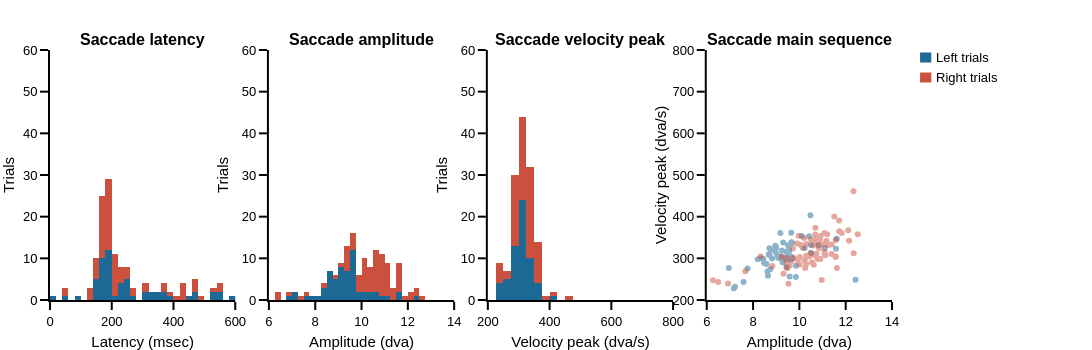

Here is the notebook cell this chart was saved with:
### Markdown cell above
#### Saccade parameter graph

### Code cell
# figure specific settings
subplot_titles = ('<b>Saccade latency<b>', '<b>Saccade amplitude<b>', '<b>Saccade velocity peak<b>', '<b>Saccade main sequence<b>')

# subplot settings
rows, cols = 1, 4
leg_mergin = 200
fig_height, fig_width = 350, 350 * 4 + leg_mergin
column_widths, row_heights = [1,1,1,1],[1]
sb_specs = [[{},{},{},{}]]
fig = make_subplots(rows=rows, cols=cols, print_grid=False, vertical_spacing=0.2, horizontal_spacing=0.04, 
                    column_widths=column_widths, row_heights=row_heights, subplot_titles=subplot_titles)

x_legend = 1.05
y_legend_step = 0.08
y_legend_sd = 0.97
y_legend_mo = 0.36
rad_leg = 0.04

# Right / Left saccades
# ---------------------
for sd_num, sd in enumerate(sds):
    # plot
    fig.append_trace(go.Histogram(x=df_all.loc[(df_all.main_sac_trial == 1) & (df_all.ext_mot_pos == sd_num+1)]['sac_lat_trial'], name=sd, marker_color=sd_cols[sd_num], xbins_size = 20),row=1, col=1)
    fig.append_trace(go.Histogram(x=df_all.loc[(df_all.main_sac_trial == 1) & (df_all.ext_mot_pos == sd_num+1)]['sac_amp_trial'], name=sd, marker_color=sd_cols[sd_num], xbins_size = 0.25),row=1, col=2)
    fig.append_trace(go.Histogram(x=df_all.loc[(df_all.main_sac_trial == 1) & (df_all.ext_mot_pos == sd_num+1)]['sac_vpeak_trial'], name=sd, marker_color=sd_cols[sd_num], xbins_size = 25),row=1, col=3)
    fig.append_trace(go.Scatter(x=df_all.loc[(df_all.main_sac_trial == 1) & (df_all.ext_mot_pos == sd_num+1)]['sac_amp_trial'],
                                y=df_all.loc[(df_all.main_sac_trial == 1) & (df_all.ext_mot_pos == sd_num+1)]['sac_vpeak_trial'],name=sd, mode='markers',marker_color=sd_cols[sd_num],
                                line_width=0, opacity=0.5
                               ),row=1, col=4)
    
    # legend
    fig.add_annotation(xref='paper', yref='paper', x=x_legend, y=y_legend_sd-y_legend_step*sd_num, 
                       text=sd, showarrow=False, font_size = template_specs['axes_font_size'],xanchor = 'left', yanchor='middle')
    fig.add_shape(type='rect',xref='paper', yref='paper', fillcolor=sd_cols[sd_num],line_width=0,
                  x0=x_legend-0.01-rad_leg/6, y0=y_legend_sd-y_legend_step*sd_num-rad_leg/2, 
                  x1=x_legend-0.01+rad_leg/6, y1=y_legend_sd-y_legend_step*sd_num+rad_leg/2)


# axes settings
for row in np.arange(rows):
    for col in np.arange(cols):
        fig.update_xaxes(visible=True, ticklen=8, linewidth=template_specs['axes_width'], row=row+1, col=col+1)
        fig.update_yaxes(visible=True, ticklen=8, linewidth=template_specs['axes_width'], range=[0, 60], title='Trials',row=row+1, col=col+1)

fig.layout.update(xaxis_range =[0, 600],
                  xaxis2_range=[6, 14], 
                  xaxis3_range=[200, 800], 
                  xaxis4_range=[6, 14], 
                  yaxis4_range=[200, 800], 
                  xaxis_title ='Latency (msec)', 
                  xaxis2_title='Amplitude (dva)',
                  xaxis3_title='Velocity peak (dva/s)',
                  xaxis4_title='Amplitude (dva)',
                  yaxis4_title='Velocity peak (dva/s)',
                 )

# Save figure
fig.layout.update(template=fig_template, width=fig_width, height=fig_height, margin_l=50, 
                  margin_r=leg_mergin, margin_t=50, margin_b=50, barmode='stack', showlegend=False)
fig.show()
if not os.path.exists(fig_dir):os.mkdir(fig_dir)    
fig.write_image('{}/{}_saccade_dist.pdf'.format(fig_dir, subject))

### Figure 1 — Plotly figure (JSON) as saved in the notebook; plotly's stock layout.template omitted (floating-point values rounded to 4 significant figures)
{"data": [{"marker": {"color": "rgb(29, 105, 150)"}, "name": "Left trials", "type": "histogram", "x": [250.0, 239.0, 630.0, 611.0, 227.0, 379.0, 347.0, 385.0, 192.0, 165.0, 478.0, 246.0, 172.0, 269.0, 157.0, 235.0, 149.0, 163.0, 184.0, 742.0, 154.0, 181.0, 460.0, 92.0, 179.0, 220.0, 184.0, 194.0, 532.0, 249.0, 335.0, 301.0, 590.0, 535.0, 549.0, 164.0, 332.0, 373.0, 193.0, 175.0, 211.0, 198.0, 158.0, 544.0, 252.0, 175.0, 199.0, 709.0, 183.0, 448.0, 186.0, 46.0, 193.0, 179.0, 180.0, 149.0, 310.0, 350.0, 241.0, 14.0, 177.0, 160.0], "xaxis": "x", "xbins": {"size": 20}, "yaxis": "y"}, {"marker": {"color": "rgb(29, 105, 150)"}, "name": "Left trials", "type": "histogram", "x": [9.557, 9.647, 8.773, 9.434, 9.184, 8.996, 9.588, 9.579, 9.186, 8.705, 8.202, 9.269, 9.543, 9.069, 9.25, 9.848, 9.668, 9.146, 6.952, 7.17, 8.44, 11.61, 8.646, 9.849, 8.582, 10.22, 8.623, 9.579, 9.661, 9.708, 9.18, 9.513, 8.962, 8.672, 9.445, 8.344, 10.5, 9.623, 7.761, 10.82, 7.222, 5.511, 9.384, 11.58, 7.59, 9.09, 8.704, 8.744, 9.001, 11.1, 8.482, 10.48, 8.934, 9.3, 8.82, 9.655, 10.42, 12.43, 9.366, 9.389, 10.1, 10.51], "xaxis": "x2", "xbins": {"size": 0.25}, "yaxis": "y2"}, {"marker": {"color": "rgb(29, 105, 150)"}, "name": "Left trials", "type": "histogram", "x": [317.4, 361.3, 320.4, 315.2, 304.9, 312.8, 304.7, 297.3, 303.6, 308.6, 297.8, 290.3, 320.6, 304.1, 319.1, 255.5, 338.7, 300.4, 276.9, 228.3, 298.3, 346.8, 258.3, 282.1, 286.5, 324.4, 268.5, 256.7, 338.0, 299.8, 360.5, 331.2, 330.0, 309.2, 278.7, 300.4, 332.0, 305.2, 275.4, 331.3, 231.7, 188.9, 301.2, 323.2, 243.0, 301.2, 324.0, 273.9, 325.1, 324.7, 288.5, 403.1, 319.8, 338.1, 299.5, 336.0, 353.1, 248.9, 296.5, 300.0, 353.7, 312.8], "xaxis": "x3", "xbins": {"size": 25}, "yaxis": "y3"}, {"line": {"width": 0}, "marker": {"color": "rgb(29, 105, 150)"}, "mode": "markers", "name": "Left trials", "opacity": 0.5, "type": "scatter", "x": [9.557, 9.647, 8.773, 9.434, 9.184, 8.996, 9.588, 9.579, 9.186, 8.705, 8.202, 9.269, 9.543, 9.069, 9.25, 9.848, 9.668, 9.146, 6.952, 7.17, 8.44, 11.61, 8.646, 9.849, 8.582, 10.22, 8.623, 9.579, 9.661, 9.708, 9.18, 9.513, 8.962, 8.672, 9.445, 8.344, 10.5, 9.623, 7.761, 10.82, 7.222, 5.511, 9.384, 11.58, 7.59, 9.09, 8.704, 8.744, 9.001, 11.1, 8.482, 10.48, 8.934, 9.3, 8.82, 9.655, 10.42, 12.43, 9.366, 9.389, 10.1, 10.51], "xaxis": "x4", "y": [317.4, 361.3, 320.4, 315.2, 304.9, 312.8, 304.7, 297.3, 303.6, 308.6, 297.8, 290.3, 320.6, 304.1, 319.1, 255.5, 338.7, 300.4, 276.9, 228.3, 298.3, 346.8, 258.3, 282.1, 286.5, 324.4, 268.5, 256.7, 338.0, 299.8, 360.5, 331.2, 330.0, 309.2, 278.7, 300.4, 332.0, 305.2, 275.4, 331.3, 231.7, 188.9, 301.2, 323.2, 243.0, 301.2, 324.0, 273.9, 325.1, 324.7, 288.5, 403.1, 319.8, 338.1, 299.5, 336.0, 353.1, 248.9, 296.5, 300.0, 353.7, 312.8], "yaxis": "y4"}, {"marker": {"color": "rgb(204, 80, 62)"}, "name": "Right trials", "type": "histogram", "x": [479.0, 552.0, 170.0, 260.0, 550.0, 135.0, 362.0, 432.0, 135.0, 255.0, 236.0, 144.0, 204.0, 430.0, 170.0, 207.0, 154.0, 183.0, 195.0, 160.0, 307.0, 375.0, 218.0, 180.0, 196.0, 187.0, 203.0, 173.0, 201.0, 186.0, 170.0, 187.0, 183.0, 41.0, -23.0, 139.0, 47.0, 216.0, 249.0, 402.0, 169.0, 195.0, 202.0, 169.0, 151.0, 160.0, 438.0, 184.0, 304.0, 173.0, 469.0, 489.0, 262.0, 227.0, 168.0, 158.0, 185.0, 163.0, 156.0, 461.0, 172.0, 174.0, 191.0, 736.0, 196.0, 430.0, 173.0, 259.0, 230.0, 184.0, -80.0, 199.0, 209.0, 534.0, 238.0, 201.0, 193.0, 399.0, 200.0, 180.0, 170.0], "xaxis": "x", "xbins": {"size": 20}, "yaxis": "y"}, {"marker": {"color": "rgb(204, 80, 62)"}, "name": "Right trials", "type": "histogram", "x": [10.68, 10.29, 8.833, 6.494, 9.933, 10.15, 10.78, 11.18, 9.892, 10.01, 7.664, 9.719, 9.754, 9.967, 9.461, 11.09, 11.4, 11.83, 10.01, 10.69, 10.59, 11.72, 10.96, 10.48, 10.79, 9.447, 9.419, 11.25, 10.85, 10.3, 10.29, 9.312, 8.326, 6.27, 10.25, 11.57, 9.529, 11.13, 11.39, 10.82, 10.11, 10.91, 10.62, 10.69, 10.88, 10.85, 7.372, 11.08, 12.11, 10.74, 9.48, 12.14, 11.62, 9.474, 11.56, 10.22, 10.54, 11.57, 9.579, 11.1, 11.06, 12.35, 12.33, 10.3, 11.51, 10.2, 10.41, 9.235, 10.89, 11.2, 10.62, 9.642, 10.73, 6.919, 12.52, 10.04, 11.72, 10.92, 10.51, 17.8, 11.08], "xaxis": "x2", "xbins": {"size": 0.25}, "yaxis": "y2"}, {"marker": {"color": "rgb(204, 80, 62)"}, "name": "Right trials", "type": "histogram", "x": [337.1, 303.0, 281.6, 242.9, 295.7, 325.5, 344.7, 342.1, 335.5, 285.3, 268.9, 323.8, 301.1, 354.2, 285.7, 315.2, 333.3, 360.6, 303.5, 373.5, 330.8, 391.0, 248.2, 312.8, 298.4, 283.5, 297.4, 331.8, 324.4, 334.1, 286.3, 263.0, 304.6, 247.1, 276.9, 344.0, 239.1, 307.5, 310.6, 333.7, 331.0, 298.5, 308.3, 357.1, 345.9, 329.4, 182.2, 360.8, 367.5, 310.7, 275.9, 342.2, 276.5, 300.6, 303.5, 294.9, 290.6, 304.2, 283.0, 309.5, 334.6, 312.0, 460.8, 305.9, 400.1, 349.1, 304.3, 304.0, 328.3, 357.8, 284.8, 292.6, 346.2, 239.4, 357.8, 332.3, 365.3, 353.6, 345.1, 2240.0, 334.8], "xaxis": "x3", "xbins": {"size": 25}, "yaxis": "y3"}, {"line": {"width": 0}, "marker": {"color": "rgb(204, 80, 62)"}, "mode": "markers", "name": "Right trials", "opacity": 0.5, "type": "scatter", "x": [10.68, 10.29, 8.833, 6.494, 9.933, 10.15, 10.78, 11.18, 9.892, 10.01, 7.664, 9.719, 9.754, 9.967, 9.461, 11.09, 11.4, 11.83, 10.01, 10.69, 10.59, 11.72, 10.96, 10.48, 10.79, 9.447, 9.419, 11.25, 10.85, 10.3, 10.29, 9.312, 8.326, 6.27, 10.25, 11.57, 9.529, 11.13, 11.39, 10.82, 10.11, 10.91, 10.62, 10.69, 10.88, 10.85, 7.372, 11.08, 12.11, 10.74, 9.48, 12.14, 11.62, 9.474, 11.56, 10.22, 10.54, 11.57, 9.579, 11.1, 11.06, 12.35, 12.33, 10.3, 11.51, 10.2, 10.41, 9.235, 10.89, 11.2, 10.62, 9.642, 10.73, 6.919, 12.52, 10.04, 11.72, 10.92, 10.51, 17.8, 11.08], "xaxis": "x4", "y": [337.1, 303.0, 281.6, 242.9, 295.7, 325.5, 344.7, 342.1, 335.5, 285.3, 268.9, 323.8, 301.1, 354.2, 285.7, 315.2, 333.3, 360.6, 303.5, 373.5, 330.8, 391.0, 248.2, 312.8, 298.4, 283.5, 297.4, 331.8, 324.4, 334.1, 286.3, 263.0, 304.6, 247.1, 276.9, 344.0, 239.1, 307.5, 310.6, 333.7, 331.0, 298.5, 308.3, 357.1, 345.9, 329.4, 182.2, 360.8, 367.5, 310.7, 275.9, 342.2, 276.5, 300.6, 303.5, 294.9, 290.6, 304.2, 283.0, 309.5, 334.6, 312.0, 460.8, 305.9, 400.1, 349.1, 304.3, 304.0, 328.3, 357.8, 284.8, 292.6, 346.2, 239.4, 357.8, 332.3, 365.3, 353.6, 345.1, 2240.0, 334.8], "yaxis": "y4"}], "layout": {"annotations": [{"font": {"size": 16}, "showarrow": false, "text": "<b>Saccade latency<b>", "x": 0.11, "xanchor": "center", "xref": "paper", "y": 1, "yanchor": "bottom", "yref": "paper"}, {"font": {"size": 16}, "showarrow": false, "text": "<b>Saccade amplitude<b>", "x": 0.37, "xanchor": "center", "xref": "paper", "y": 1, "yanchor": "bottom", "yref": "paper"}, {"font": {"size": 16}, "showarrow": false, "text": "<b>Saccade velocity peak<b>", "x": 0.63, "xanchor": "center", "xref": "paper", "y": 1, "yanchor": "bottom", "yref": "paper"}, {"font": {"size": 16}, "showarrow": false, "text": "<b>Saccade main sequence<b>", "x": 0.89, "xanchor": "center", "xref": "paper", "y": 1, "yanchor": "bottom", "yref": "paper"}, {"font": {"size": 13}, "showarrow": false, "text": "Left trials", "x": 1.05, "xanchor": "left", "xref": "paper", "y": 0.97, "yanchor": "middle", "yref": "paper"}, {"font": {"size": 13}, "showarrow": false, "text": "Right trials", "x": 1.05, "xanchor": "left", "xref": "paper", "y": 0.89, "yanchor": "middle", "yref": "paper"}], "barmode": "stack", "height": 350, "margin": {"b": 50, "l": 50, "r": 200, "t": 50}, "shapes": [{"fillcolor": "rgb(29, 105, 150)", "line": {"width": 0}, "type": "rect", "x0": 1.033, "x1": 1.047, "xref": "paper", "y0": 0.95, "y1": 0.99, "yref": "paper"}, {"fillcolor": "rgb(204, 80, 62)", "line": {"width": 0}, "type": "rect", "x0": 1.033, "x1": 1.047, "xref": "paper", "y0": 0.87, "y1": 0.91, "yref": "paper"}], "showlegend": false, "width": 1600, "xaxis": {"anchor": "y", "domain": [0, 0.22], "linewidth": 2, "range": [0, 600], "ticklen": 8, "title": {"text": "Latency (msec)"}, "visible": true}, "xaxis2": {"anchor": "y2", "domain": [0.26, 0.48], "linewidth": 2, "range": [6, 14], "ticklen": 8, "title": {"text": "Amplitude (dva)"}, "visible": true}, "xaxis3": {"anchor": "y3", "domain": [0.52, 0.74], "linewidth": 2, "range": [200, 800], "ticklen": 8, "title": {"text": "Velocity peak (dva/s)"}, "visible": true}, "xaxis4": {"anchor": "y4", "domain": [0.78, 1], "linewidth": 2, "range": [6, 14], "ticklen": 8, "title": {"text": "Amplitude (dva)"}, "visible": true}, "yaxis": {"anchor": "x", "domain": [0, 1], "linewidth": 2, "range": [0, 60], "ticklen": 8, "title": {"text": "Trials"}, "visible": true}, "yaxis2": {"anchor": "x2", "domain": [0, 1], "linewidth": 2, "range": [0, 60], "ticklen": 8, "title": {"text": "Trials"}, "visible": true}, "yaxis3": {"anchor": "x3", "domain": [0, 1], "linewidth": 2, "range": [0, 60], "ticklen": 8, "title": {"text": "Trials"}, "visible": true}, "yaxis4": {"anchor": "x4", "domain": [0, 1], "linewidth": 2, "range": [200, 800], "ticklen": 8, "title": {"text": "Velocity peak (dva/s)"}, "visible": true}}}
